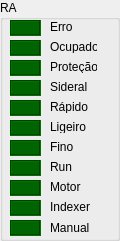
     <widget class="QGroupBox" name="groupBox">
      <property name="geometry">
       <rect>
        <x>10</x>
        <y>10</y>
        <width>120</width>
        <height>241</height>
       </rect>
      </property>
      <property name="title">
       <string>RA</string>
      </property>
      <property name="flat">
       <bool>true</bool>
      </property>
      <widget class="QLabel" name="label_31">
       <property name="geometry">
        <rect>
         <x>50</x>
         <y>120</y>
         <width>47</width>
         <height>13</height>
        </rect>
       </property>
       <property name="text">
        <string>Ligeiro</string>
       </property>
      </widget>
      <widget class="QLabel" name="stat3">
       <property name="geometry">
        <rect>
         <x>10</x>
         <y>20</y>
         <width>31</width>
         <height>16</height>
        </rect>
       </property>
       <property name="whatsThis">
        <string/>
       </property>
       <property name="autoFillBackground">
        <bool>false</bool>
       </property>
       <property name="styleSheet">
        <string notr="true">background-color: darkgreen</string>
       </property>
       <property name="frameShape">
        <enum>QFrame::Box</enum>
       </property>
       <property name="frameShadow">
        <enum>QFrame::Sunken</enum>
       </property>
       <property name="text">
        <string/>
       </property>
       <property name="alignment">
        <set>Qt::AlignCenter</set>
       </property>
      </widget>
      <widget class="QLabel" name="stat11">
       <property name="geometry">
        <rect>
         <x>10</x>
         <y>180</y>
         <width>31</width>
         <height>16</height>
        </rect>
       </property>
       <property name="whatsThis">
        <string/>
       </property>
       <property name="autoFillBackground">
        <bool>false</bool>
       </property>
       <property name="styleSheet">
        <string notr="true">background-color: darkgreen</string>
       </property>
       <property name="frameShape">
        <enum>QFrame::Box</enum>
       </property>
       <property name="frameShadow">
        <enum>QFrame::Sunken</enum>
       </property>
       <property name="text">
        <string/>
       </property>
       <property name="alignment">
        <set>Qt::AlignCenter</set>
       </property>
      </widget>
      <widget class="QLabel" name="stat5">
       <property name="geometry">
        <rect>
         <x>10</x>
         <y>60</y>
         <width>31</width>
         <height>16</height>
        </rect>
       </property>
       <property name="whatsThis">
        <string/>
       </property>
       <property name="autoFillBackground">
        <bool>false</bool>
       </property>
       <property name="styleSheet">
        <string notr="true">background-color: darkgreen</string>
       </property>
       <property name="frameShape">
        <enum>QFrame::Box</enum>
       </property>
       <property name="frameShadow">
        <enum>QFrame::Sunken</enum>
       </property>
       <property name="text">
        <string/>
       </property>
       <property name="alignment">
        <set>Qt::AlignCenter</set>
       </property>
      </widget>
      <widget class="QLabel" name="stat6">
       <property name="geometry">
        <rect>
         <x>10</x>
         <y>80</y>
         <width>31</width>
         <height>16</height>
        </rect>
       </property>
       <property name="whatsThis">
        <string/>
       </property>
       <property name="autoFillBackground">
        <bool>false</bool>
       </property>
       <property name="styleSheet">
        <string notr="true">background-color: darkgreen</string>
       </property>
       <property name="frameShape">
        <enum>QFrame::Box</enum>
       </property>
       <property name="frameShadow">
        <enum>QFrame::Sunken</enum>
       </property>
       <property name="text">
        <string/>
       </property>
       <property name="alignment">
        <set>Qt::AlignCenter</set>
       </property>
      </widget>
      <widget class="QLabel" name="label_32">
       <property name="geometry">
        <rect>
         <x>50</x>
         <y>140</y>
         <width>47</width>
         <height>13</height>
        </rect>
       </property>
       <property name="text">
        <string>Fino</string>
       </property>
      </widget>
      <widget class="QLabel" name="label_28">
       <property name="geometry">
        <rect>
         <x>50</x>
         <y>20</y>
         <width>47</width>
         <height>13</height>
        </rect>
       </property>
       <property name="text">
        <string>Erro</string>
       </property>
      </widget>
      <widget class="QLabel" name="stat7">
       <property name="geometry">
        <rect>
         <x>10</x>
         <y>100</y>
         <width>31</width>
         <height>16</height>
        </rect>
       </property>
       <property name="whatsThis">
        <string/>
       </property>
       <property name="autoFillBackground">
        <bool>false</bool>
       </property>
       <property name="styleSheet">
        <string notr="true">background-color: darkgreen</string>
       </property>
       <property name="frameShape">
        <enum>QFrame::Box</enum>
       </property>
       <property name="frameShadow">
        <enum>QFrame::Sunken</enum>
       </property>
       <property name="text">
        <string/>
       </property>
       <property name="alignment">
        <set>Qt::AlignCenter</set>
       </property>
      </widget>
      <widget class="QLabel" name="label_manual">
       <property name="geometry">
        <rect>
         <x>50</x>
         <y>220</y>
         <width>61</width>
         <height>16</height>
        </rect>
       </property>
       <property name="text">
        <string>Manual</string>
       </property>
      </widget>
      <widget class="QLabel" name="stat9">
       <property name="geometry">
        <rect>
         <x>10</x>
         <y>140</y>
         <width>31</width>
         <height>16</height>
        </rect>
       </property>
       <property name="whatsThis">
        <string/>
       </property>
       <property name="autoFillBackground">
        <bool>false</bool>
       </property>
       <property name="styleSheet">
        <string notr="true">background-color: darkgreen</string>
       </property>
       <property name="frameShape">
        <enum>QFrame::Box</enum>
       </property>
       <property name="frameShadow">
        <enum>QFrame::Sunken</enum>
       </property>
       <property name="text">
        <string/>
       </property>
       <property name="alignment">
        <set>Qt::AlignCenter</set>
       </property>
      </widget>
      <widget class="QLabel" name="stat8">
       <property name="geometry">
        <rect>
         <x>10</x>
         <y>120</y>
         <width>31</width>
         <height>16</height>
        </rect>
       </property>
       <property name="whatsThis">
        <string/>
       </property>
       <property name="autoFillBackground">
        <bool>false</bool>
       </property>
       <property name="styleSheet">
        <string notr="true">background-color: darkgreen</string>
       </property>
       <property name="frameShape">
        <enum>QFrame::Box</enum>
       </property>
       <property name="frameShadow">
        <enum>QFrame::Sunken</enum>
       </property>
       <property name="text">
        <string/>
       </property>
       <property name="alignment">
        <set>Qt::AlignCenter</set>
       </property>
      </widget>
      <widget class="QLabel" name="label_36">
       <property name="geometry">
        <rect>
         <x>50</x>
         <y>100</y>
         <width>47</width>
         <height>13</height>
        </rect>
       </property>
       <property name="text">
        <string>Rápido</string>
       </property>
      </widget>
      <widget class="QLabel" name="stat10">
       <property name="geometry">
        <rect>
         <x>10</x>
         <y>160</y>
         <width>31</width>
         <height>16</height>
        </rect>
       </property>
       <property name="whatsThis">
        <string/>
       </property>
       <property name="autoFillBackground">
        <bool>false</bool>
       </property>
       <property name="styleSheet">
        <string notr="true">background-color: darkgreen</string>
       </property>
       <property name="frameShape">
        <enum>QFrame::Box</enum>
       </property>
       <property name="frameShadow">
        <enum>QFrame::Sunken</enum>
       </property>
       <property name="text">
        <string/>
       </property>
       <property name="alignment">
        <set>Qt::AlignCenter</set>
       </property>
      </widget>
      <widget class="QLabel" name="stat4">
       <property name="geometry">
        <rect>
         <x>10</x>
         <y>40</y>
         <width>31</width>
         <height>16</height>
        </rect>
       </property>
       <property name="whatsThis">
        <string/>
       </property>
       <property name="autoFillBackground">
        <bool>false</bool>
       </property>
       <property name="styleSheet">
        <string notr="true">background-color: darkgreen</string>
       </property>
       <property name="frameShape">
        <enum>QFrame::Box</enum>
       </property>
       <property name="frameShadow">
        <enum>QFrame::Sunken</enum>
       </property>
       <property name="text">
        <string/>
       </property>
       <property name="alignment">
        <set>Qt::AlignCenter</set>
       </property>
      </widget>
      <widget class="QLabel" name="label_27">
       <property name="geometry">
        <rect>
         <x>50</x>
         <y>40</y>
         <width>47</width>
         <height>13</height>
        </rect>
       </property>
       <property name="text">
        <string>Ocupado</string>
       </property>
      </widget>
      <widget class="QLabel" name="stat13">
       <property name="geometry">
        <rect>
         <x>10</x>
         <y>220</y>
         <width>31</width>
         <height>16</height>
        </rect>
       </property>
       <property name="whatsThis">
        <string/>
       </property>
       <property name="autoFillBackground">
        <bool>false</bool>
       </property>
       <property name="styleSheet">
        <string notr="true">background-color: darkgreen</string>
       </property>
       <property name="frameShape">
        <enum>QFrame::Box</enum>
       </property>
       <property name="frameShadow">
        <enum>QFrame::Sunken</enum>
       </property>
       <property name="text">
        <string/>
       </property>
       <property name="alignment">
        <set>Qt::AlignCenter</set>
       </property>
      </widget>
      <widget class="QLabel" name="label_33">
       <property name="geometry">
        <rect>
         <x>50</x>
         <y>60</y>
         <width>47</width>
         <height>13</height>
        </rect>
       </property>
       <property name="text">
        <string>Proteção</string>
       </property>
      </widget>
      <widget class="QLabel" name="stat12">
       <property name="geometry">
        <rect>
         <x>10</x>
         <y>200</y>
         <width>31</width>
         <height>16</height>
        </rect>
       </property>
       <property name="whatsThis">
        <string/>
       </property>
       <property name="autoFillBackground">
        <bool>false</bool>
       </property>
       <property name="styleSheet">
        <string notr="true">background-color: darkgreen</string>
       </property>
       <property name="frameShape">
        <enum>QFrame::Box</enum>
       </property>
       <property name="frameShadow">
        <enum>QFrame::Sunken</enum>
       </property>
       <property name="text">
        <string/>
       </property>
       <property name="alignment">
        <set>Qt::AlignCenter</set>
       </property>
      </widget>
      <widget class="QLabel" name="label_sideral">
       <property name="geometry">
        <rect>
         <x>50</x>
         <y>80</y>
         <width>47</width>
         <height>13</height>
        </rect>
       </property>
       <property name="text">
        <string>Sideral</string>
       </property>
      </widget>
      <widget class="QLabel" name="label_35">
       <property name="geometry">
        <rect>
         <x>50</x>
         <y>180</y>
         <width>47</width>
         <height>13</height>
        </rect>
       </property>
       <property name="text">
        <string>Motor</string>
       </property>
      </widget>
      <widget class="QLabel" name="label_37">
       <property name="geometry">
        <rect>
         <x>50</x>
         <y>160</y>
         <width>47</width>
         <height>13</height>
        </rect>
       </property>
       <property name="text">
        <string>Run</string>
       </property>
      </widget>
      <widget class="QLabel" name="label_34">
       <property name="geometry">
        <rect>
         <x>50</x>
         <y>200</y>
         <width>47</width>
         <height>13</height>
        </rect>
       </property>
       <property name="text">
        <string>Indexer</string>
       </property>
      </widget>
     </widget>
